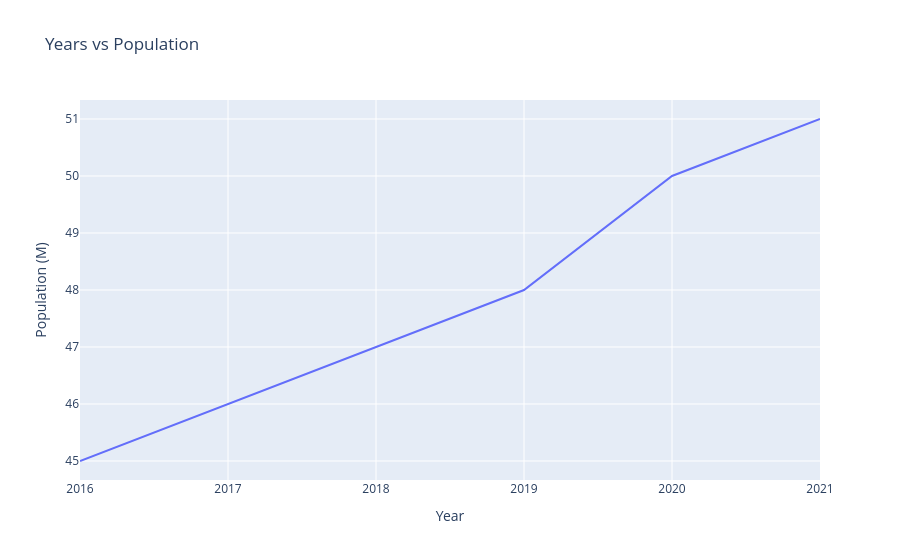

The code cell stored with this chart in its notebook:
### Markdown cell above
## Example 1

### Code cell
# Adding dataframe and x and y column names
fig = px.line(count_by_year_df,x='year', y='count', 
              title='Years vs Population', 
              labels={'year':'Year', 'count':'Population (M)'})

# showing the plot
fig.show()

### Figure 1 — Plotly figure (JSON) as saved in the notebook; plotly's stock layout.template omitted (floating-point values rounded to 4 significant figures)
{"data": [{"hovertemplate": "Year=%{x}<br>Population (M)=%{y}<extra></extra>", "legendgroup": "", "line": {"color": "#636efa", "dash": "solid"}, "marker": {"symbol": "circle"}, "mode": "lines", "name": "", "orientation": "v", "showlegend": false, "type": "scatter", "x": [2016, 2017, 2018, 2019, 2020, 2021], "xaxis": "x", "y": [45, 46, 47, 48, 50, 51], "yaxis": "y"}], "layout": {"legend": {"tracegroupgap": 0}, "title": {"text": "Years vs Population"}, "xaxis": {"anchor": "y", "domain": [0, 1], "title": {"text": "Year"}}, "yaxis": {"anchor": "x", "domain": [0, 1], "title": {"text": "Population (M)"}}}}
